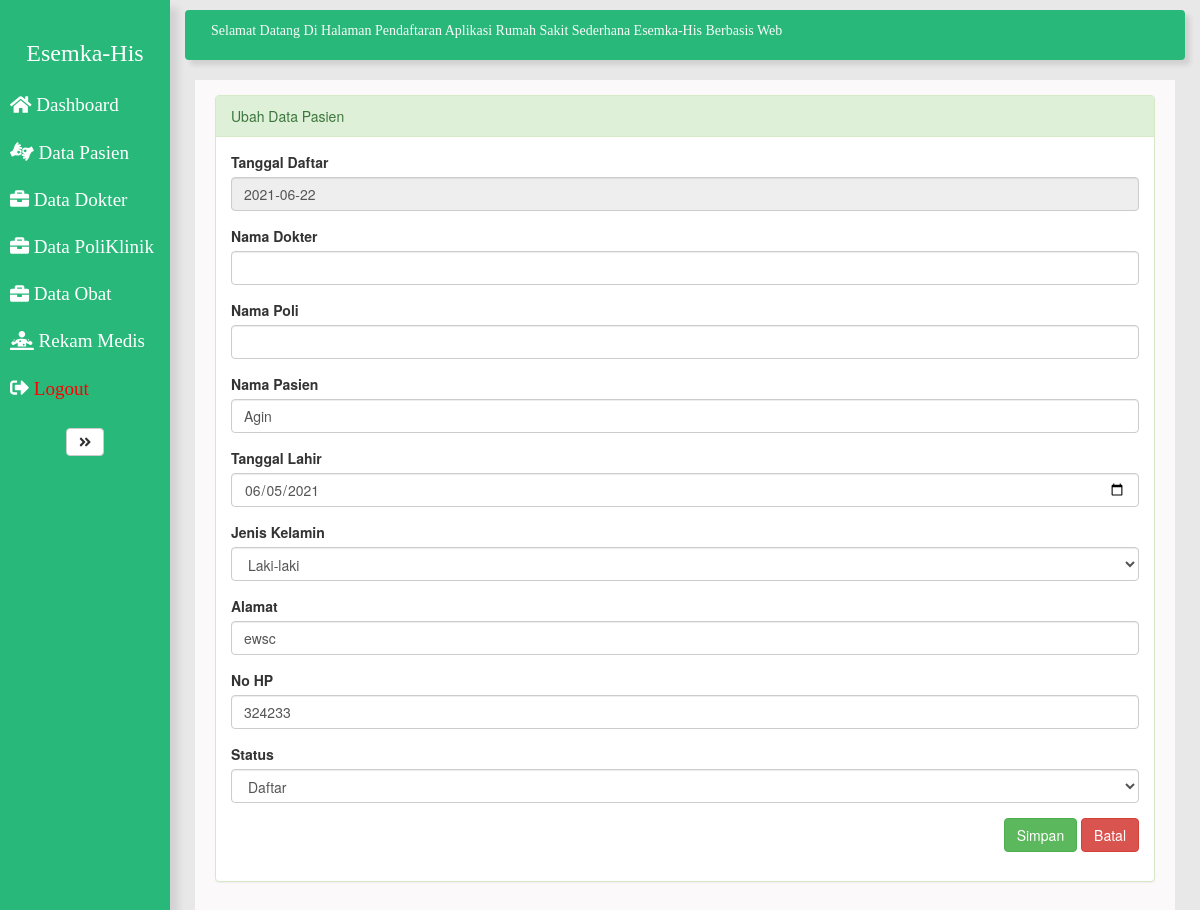
The page /form_ubah.php?id=0245aa0e-e1c3-46e2-b17a-e9a7797f0039 on the database its author committed.
### tables this page shows
CREATE TABLE `pasien` (
  `id_pasien` varchar(50) NOT NULL,
  `tgl_daftar` date NOT NULL,
  `no_identitas` varchar(30) NOT NULL,
  `nama_pasien` text NOT NULL,
  `tgl_lahir` date NOT NULL,
  `jk` text NOT NULL,
  `alamat` text NOT NULL,
  `no_hp` text NOT NULL,
  `status` text NOT NULL
);

### form_ubah.php (the view, shortened to what this page needs)
<html>
  <head>
    <link rel="stylesheet" href="assets/css/style.css">
        <link rel="stylesheet" type="text/css" href="https://maxcdn.bootstrapcdn.com/bootstrap/3.3.7/css/bootstrap.min.css" />
    <link rel="stylesheet" href="https://maxcdn.bootstrapcdn.com/bootstrap/3.4.0/css/bootstrap.min.css">
  </head>
  <body>
    <div class="wrapper">
      <nav id="sidebar">
        <div class="sidebar-header">
          <a href="index.php"><h3>Esemka-His</h3>
          </a>
        </div>
        <ul class="list-unstyled components">
					<li>
						<a href="index.php">
							<i class="fas fa-home"></i>
							Dashboard
						</a>
					</li>
					<li>
						<a href="pendaftaran.php">
							<i class="fas fa-american-sign-language-interpreting"></i>
							Data Pasien
						</a>
					</li>
					<li>
						<a href="dokter/data_dokter.php">
							<i class="fas fa-briefcase"></i>
							Data Dokter
						</a>
					</li>
					<li>
						<a href="poliklinik/data_poli.php">
							<i class="fas fa-briefcase"></i>
							Data PoliKlinik
						</a>
					</li>
					<li>
						<a href="obat/data_obat.php">
							<i class="fas fa-briefcase"></i>
							Data Obat
						</a>
					</li>
					<li>
						<a href="pelayanan.php">
							<i class="fas fa-diagnoses"></i>
							Rekam Medis
						</a>
					</li>
					<li>
						<a href="logout.php">
							<i class="fas fa-sign-out-alt"></i>
							<font color="red">Logout</font><br>
						</a>
					</li>
				</ul>
        <button type="button" id="sidebarCollapse" class="btn btn-default">
            <i class="fas fa-angle-double-right"></i>
        </button>
      </nav>
        <div id="content">
          <nav class="navbar navbar-expand-lg ">
              <div class="container-fluid">
                <marquee>Selamat Datang Di Halaman Pendaftaran Aplikasi Rumah Sakit Sederhana Esemka-His Berbasis Web</marquee>
              </div>
          </nav>
          <div class="page-wrapper" >
          <div style="padding: 15px 20px;background-color: #fbf9f9; min-height: 500px; margin-right: 15px; margin-left: 5px; margin-bottom: 0px;" >
              <div id="page-inner">
                        <div class="panel panel-success">
                          <div class="panel-heading">Ubah Data Pasien </div>
                            <div class="panel-body">
                              <div class="row">
                                <div class="col-md-12">
                                  <?php
                                    include "../config.php";
                                    $id = $_GET['id'];
                                    $sql = mysqli_query  ($koneksi,"SELECT * FROM pasien WHERE id_pasien='$id'");
                                    $data = mysqli_fetch_array($sql)
                                  ?>
                                  <form method="post" action="proses_ubah.php?id=<?php echo $id; ?>">
                                      <div class="form-group">
                                          <label>Tanggal Daftar</label>
                                          <input class="form-control" type="text" name="tgl_daftar" value="<?php echo $data['tgl_daftar']; ?>"readonly>
                                      </div>
                                      <div class="form-group">
                                          <label>Nama Dokter</label>
                                          <input class="form-control" type="text" name="nama_dokter" value="<?php echo $data['nama_dokter']; ?>">
                                      </div>
                                      <div class="form-group">
                                          <label>Nama Poli</label>
                                          <input class="form-control" type="text" name="nama_poli" value="<?php echo $data['nama_poli']; ?>">
                                      </div>
                                      <div class="form-group">
                                          <label>Nama Pasien</label>
                                          <input class="form-control" type="text" name="nama_pasien" value="<?php echo $data['nama_pasien']; ?>">
                                      </div>
                                      <div class="form-group">
                                          <label>Tanggal Lahir</label>
                                          <input class="form-control" type="date" name="tgl_lahir" value="<?php echo $data['tgl_lahir']; ?>">
                                      </div>
                                      <div class="form-group">
                                      <label>Jenis Kelamin</label>
                                          <select name="jk" id="jk" class="form-control">
                                            <option value="Laki-laki">Laki-laki</option>
                                          </select>
                                      </div>
                                      <div class="form-group">
                                          <label>Alamat</label>
                                          <input class="form-control" type="text" name="alamat" value="<?php echo $data['alamat']; ?>">
                                      </div>
                                      <div class="form-group">
                                          <label>No HP</label>
                                          <input class="form-control" type="text" name="no_hp" value="<?php echo $data['no_hp']; ?>">
                                      </div>
                                      <div class="form-group">
                                          <label>Status</label>
                                          <select name="status" id="status" class="form-control">
                                            <option value="Daftar">Daftar</option>
                                          </select>
                                      </div>
                                      <div align="right" >
                                      <input type="submit" name="Ubah" id="simpan" value="Simpan" class="btn btn-success" />
                                      <a href="pendaftaran.php"><input type="button" value="Batal" class="btn btn-danger"></a></td>
                                      </div>
                                  </form>
                                </div>
                            </div>
                          </div>
                        </div>
              </div>
            </div>
          </div>
        </div>
    </div>
  </body>
</html>

### assets/css/style.css (style rules this page uses)
body { font-family: 'Poppins', sans-serif; background: #999; }
a, a:hover, a:focus { color: inherit; text-decoration: none; transition: all 0.3s; }
.navbar { padding: 10px; font-family: 'Trebuchet Ms', Times, serif; color: #fafafa; background: rgb(40, 184, 122); border:none; border-radius: 0; margin-left: -5px; margin-right: 5px; box-shadow: 5px 5px 5px rgba(0, 0, 0, 0.1); }
.wrapper { display: flex; align-items: stretch; background: rgb(232, 232, 232); }
#sidebar { font-family: 'Trebuchet Ms', Times, serif; text-align: center; font-size: 13pt; color: #fff; min-width: 170px; max-width: 180px; background: rgb(40, 184, 122); transition: all 0.3s; outline: 0px; box-shadow: 8px 8px 8px rgba(0, 0, 0, 0.1); }
#sidebar ul li a { text-align: left; color: #fff; font-family: 'Trebuchet Ms', Times, serif; }
#sidebar .sidebar-header h3 { padding-top: 20px; background: rgb(40, 184, 122); color: #fff; font-family: 'Trebuchet Ms', Times, serif; }
#sidebar ul.components { padding: 5px 0; border-bottom: 1px solid rgb(40, 184, 122); }
#sidebar ul li a { padding: 10px; font-size: 1.1em; display: block; }
#content { width: 100%; padding: 10px; padding-left: 20px; min-height: 100vh; transition: all 0.3s; }

### rows shown on the page
pasien: tgl_daftar "2021-06-22", nama_pasien "Agin", tgl_lahir "06/05/2021", alamat "ewsc", no_hp "324233"
